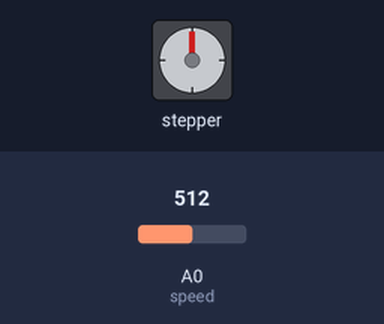
Bench run of a sketch on a simulated Arduino Uno, built with avr-gcc and run on an emulated ATmega328P. On the bench: stepper motor. Wiring (inferred from the names in the program): stepper motor driver (200 steps per turn assumed): step pin 5; direction pin 4. The inputs (shaded band) are chosen by the test bench; at power-on: A0 (speed) = 512.

Above: at 0.41 s.
At 1.2 s:
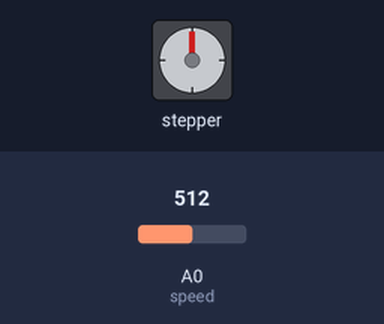
1.3 s: A0 (speed) set to 340
At 1.65 s:
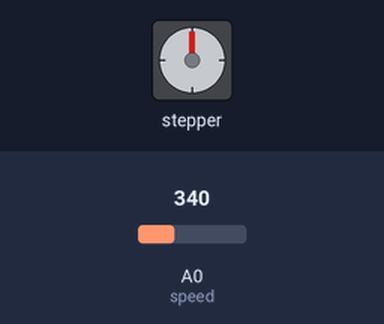
4.3 s: A0 (speed) set to 360
7.3 s: A0 (speed) set to 306
10.3 s: A0 (speed) set to 511
13.3 s: A0 (speed) set to 190
Timing chart, 0 to 72.8 s (numbered marks = the images above; inputs shaded):
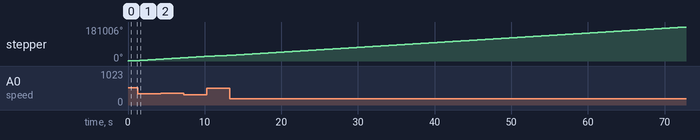

The sketch:

Task4_PotWheels.ino
```cpp
// Example 3 NEMA17 stepper motor, drive the motor (A4988 driver)
// defines pins numbers
const int stepPin = 5;
const int dirPin = 4;

const int speed = A0;

void setup() {
  // Sets the two pins as Outputs
  pinMode(stepPin,OUTPUT);
  pinMode(dirPin,OUTPUT);
  digitalWrite(dirPin,HIGH); // Enables the motor to move in a particular direction
  Serial.begin(9600);
}
void loop() {
  // Makes 200 pulses for making one full cycle rotation
  int num = analogRead(speed);
  //Serial.println(num);
  if (num < 350) {
    for(int x = 0; x < 200; x++) {
      digitalWrite(stepPin,HIGH);
      delayMicroseconds(350);
      digitalWrite(stepPin,LOW);
      delayMicroseconds(350);
    }
  }
  else {
    for(int x = 0; x < 200; x++) {
      digitalWrite(stepPin,HIGH);
      delayMicroseconds(num);
      digitalWrite(stepPin,LOW);
      delayMicroseconds(num);
    }
  }
}
```
